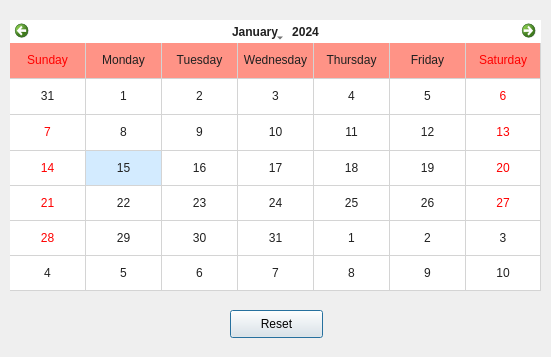
<?xml version="1.0" encoding="UTF-8"?>
<ui version="4.0">
 <class>Calendar</class>
 <widget class="QDialog" name="Calendar">
  <property name="geometry">
   <rect>
    <x>0</x>
    <y>0</y>
    <width>551</width>
    <height>357</height>
   </rect>
  </property>
  <property name="focusPolicy">
   <enum>Qt::WheelFocus</enum>
  </property>
  <property name="contextMenuPolicy">
   <enum>Qt::PreventContextMenu</enum>
  </property>
  <property name="windowTitle">
   <string>Filter by deadline</string>
  </property>
  <widget class="QCalendarWidget" name="calendarWidget">
   <property name="geometry">
    <rect>
     <x>10</x>
     <y>20</y>
     <width>531</width>
     <height>271</height>
    </rect>
   </property>
   <property name="mouseTracking">
    <bool>false</bool>
   </property>
   <property name="tabletTracking">
    <bool>false</bool>
   </property>
   <property name="focusPolicy">
    <enum>Qt::StrongFocus</enum>
   </property>
   <property name="styleSheet">
    <string notr="true">alternate-background-color: #ff9386;
selection-background-color: rgba(204, 232, 255, 0.5);
selection-color: #202020;
background-color: #FFFFFF;
color: #202020;
</string>
   </property>
   <property name="locale">
    <locale language="English" country="Israel"/>
   </property>
   <property name="minimumDate">
    <date>
     <year>2021</year>
     <month>1</month>
     <day>1</day>
    </date>
   </property>
   <property name="gridVisible">
    <bool>true</bool>
   </property>
   <property name="selectionMode">
    <enum>QCalendarWidget::SingleSelection</enum>
   </property>
   <property name="horizontalHeaderFormat">
    <enum>QCalendarWidget::LongDayNames</enum>
   </property>
   <property name="verticalHeaderFormat">
    <enum>QCalendarWidget::NoVerticalHeader</enum>
   </property>
   <property name="dateEditEnabled">
    <bool>true</bool>
   </property>
  </widget>
  <widget class="QPushButton" name="pushButton">
   <property name="geometry">
    <rect>
     <x>230</x>
     <y>310</y>
     <width>93</width>
     <height>28</height>
    </rect>
   </property>
   <property name="text">
    <string>Reset</string>
   </property>
  </widget>
 </widget>
 <resources/>
 <connections/>
</ui>
